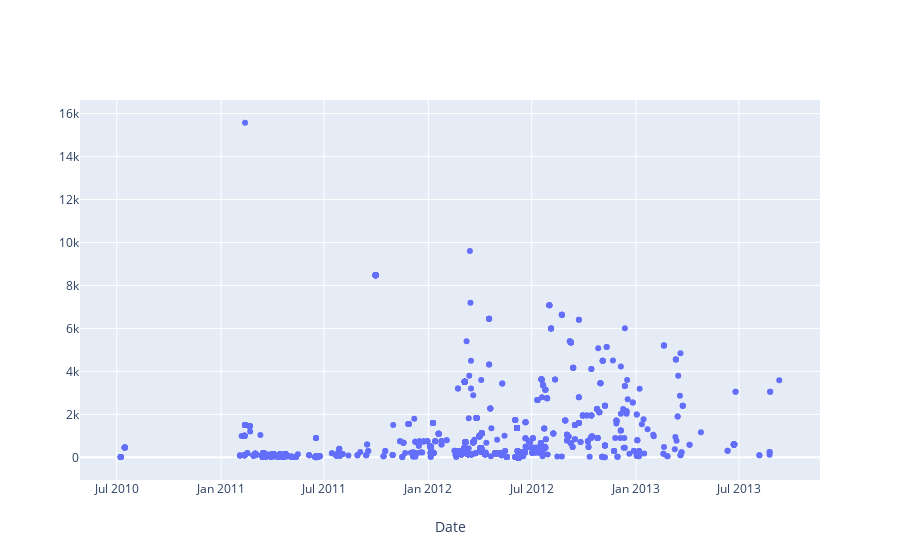
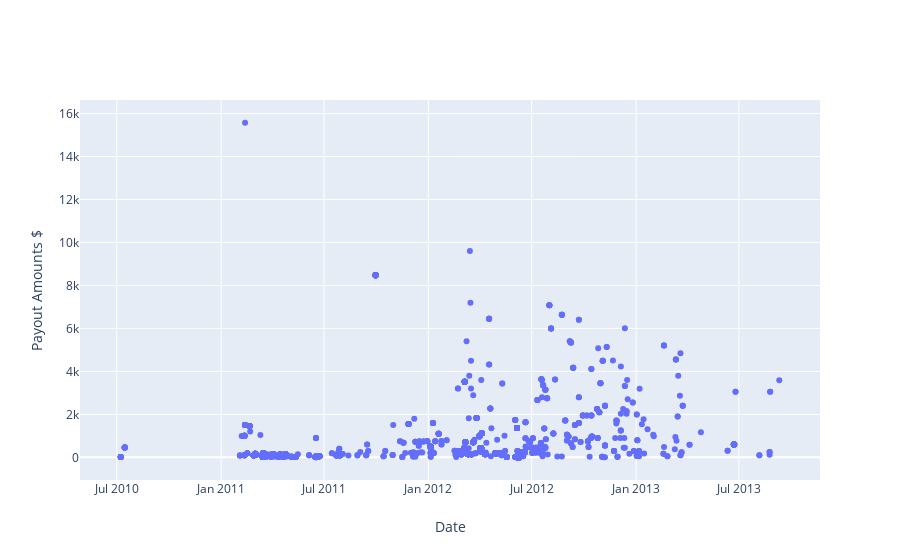

These figures' notebook cell, in order:
### Code cell
import chart_studio.plotly as py
import plotly.graph_objects as go


fig = go.Figure(go.Scatter(x=payouts_fraud.created, y=payouts_fraud.amt_USD, text=payouts_fraud.state, mode='markers',name='State'))
fig.update_xaxes(title_text='Date')
fig.update_yaxes(title_text='Payout Amounts $')

py.iplot(fig, filename='payout_amt_fraud')

### Figure 1 — Plotly figure (JSON) as saved in the notebook; plotly's stock layout.template omitted (floating-point values rounded to 4 significant figures; data arrays with more than 128 entries replaced by an {"elided": "..."} marker saying what was removed)
{"data": [{"mode": "markers", "name": "State", "text": {"elided": "1821 str values"}, "type": "scatter", "x": {"elided": "1821 str values"}, "y": {"elided": "1821 float values"}}], "layout": {"xaxis": {"title": {"text": "Date"}}}}

### Figure 2 — Plotly figure (JSON) as saved in the notebook; plotly's stock layout.template omitted (floating-point values rounded to 4 significant figures; data arrays with more than 128 entries replaced by an {"elided": "..."} marker saying what was removed)
{"data": [{"mode": "markers", "name": "State", "text": {"elided": "1821 str values"}, "type": "scatter", "x": {"elided": "1821 str values"}, "y": {"elided": "1821 float values"}}], "layout": {"xaxis": {"title": {"text": "Date"}}, "yaxis": {"title": {"text": "Payout Amounts $"}}}}
